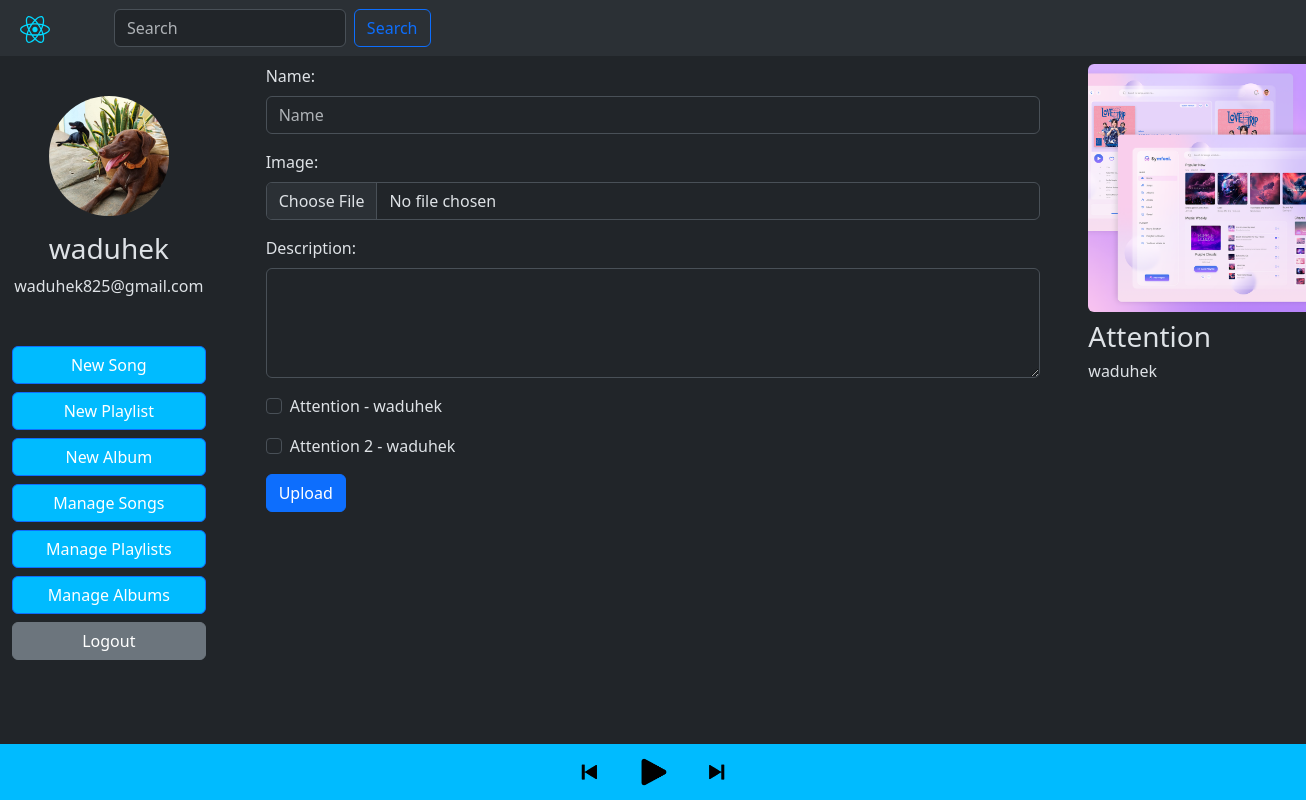
/create/playlist (signed in), run on the app's committed database.
### app.py (models this page shows)
class User(db.Model, UserMixin):
    __tablename__ = "user"
    id = db.Column(db.Integer(), primary_key=True)
    email = db.Column(db.String(255), unique=True)
    username = db.Column(db.String(255), unique=True, nullable=False)
    password = db.Column(db.String(255), nullable=False)
    img = db.Column(db.String(300), default='user.png')
    phone = db.Column(db.Integer())
    gender = db.Column(db.String(10))
    address = db.Column(db.String(300))
    active = db.Column(db.Boolean())
    fs_uniquifier = db.Column(db.String(255), unique=True, nullable=False)
    confirmed_at = db.Column(db.DateTime())
    songs = db.relationship('Songs', backref='user',
                            cascade="all, delete-orphan")
    albums = db.relationship('Albums', backref='user',
                             cascade="all, delete-orphan")
    playlist = db.relationship('Playlist', backref='user',
                               cascade="all, delete-orphan")
    roles = db.relationship(
        "Role", secondary="roles_users", backref=db.backref("users", lazy="dynamic")
    )

class Songs(db.Model):
    id = db.Column(db.Integer, primary_key=True)
    name = db.Column(db.String(200), nullable=False)
    song = db.Column(db.String(300))
    img = db.Column(db.String(300))
    duration = db.Column(db.String(10))
    genre = db.Column(db.String(50))
    rating = db.Column(db.Float, default=0.0)
    num_ratings = db.Column(db.Integer, default=0)
    date_added = db.Column(db.DateTime, default=datetime.utcnow)
    popularity = db.Column(db.Integer, default=0)
    lyrics = db.Column(db.String(3000))
    artist_id = db.Column(db.Integer, db.ForeignKey(
        'user.id'), nullable=False)
    album_id = db.Column(db.Integer, db.ForeignKey(
        'albums.id'))

### app.py (the view, shortened to what this page needs)
@app.route('/create/playlist', methods=['POST', 'GET'])
def create_playlist():
    uid = current_user.id
    status = session.get('playpause', 'play')
    a = session.get('current_song_id', 1)
    curr_song = Songs.query.filter_by(id=a).first()
    user, log, hide = show()
    if not curr_song:
        curr_song = Songs(name='', img='default.png')
    songs = Songs.query.all()
    return render_template('create_playlist.html', songs=songs, hide=hide, log=log, curr_song=curr_song, status=status, user=user)

### app.py (called while the page is built)
def show():
    auth = current_user.is_authenticated
    if not auth:
        user = User(username='login', email=' ', img='default.png')
        log, hide = "hidden", ""
    else:
        user = User.query.get(current_user.id)
        log, hide = "", "hidden"
    return user, log, hide

### templates/create_playlist.html
{% extends "base.html" %}
{% block content %}
<div class="col-md-8" id="col2">
<form method="POST" class="ms-5 me-5" enctype="multipart/form-data">
    <div class="mb-3">
        <label for="name" class="form-label">Name:</label>
        <input type="text" class="form-control" id="name" placeholder="Name" name="name">
    </div>
    <div class="mb-3">
        <label for="image" class="form-label">Image:</label>
        <input type="file" class="form-control" id="image" placeholder="Image" name="img">
    </div>
    <div class="mb-3">
        <label for="description" class="form-label">Description:</label>
        <textarea rows="4" cols="30" class="form-control" id="description" name="desc"></textarea>
    </div>
    {% for song in songs %}
    <div class="mb-3 form-check">
        <input type="checkbox" class="form-check-input" id="song{{ song.id }}" name="selected_songs" value="{{ song.id }}">
        <label class="form-check-label" for="song{{ song.id }}">
            {{ song.name }} - {{ song.user.username }}
        </label>
    </div>
    {% endfor %}
    <button type="submit" class="btn btn-primary">Upload</button>
</form>
</div>
{% endblock %}

### templates/base.html (shortened to what this page needs)
<!DOCTYPE html>
<html lang="en" data-bs-theme="dark">
<head>
    <link href="https://cdn.jsdelivr.net/npm/bootstrap@5.3.2/dist/css/bootstrap.min.css" rel="stylesheet">
    <link rel="stylesheet" href="{{ url_for('static', filename='app.css') }}" />
</head>
<body>
    <nav class="navbar navbar-expand-lg bg-body-tertiary p-2">
        <div class="container-fluid">
          <a class="navbar-brand" href="{{ url_for('index') }}"><img src = "{{ url_for('static', filename='react.svg') }}" width="30px" /></a>
            <form class="d-flex justify-content-start w-25 me-auto" role="search" method="post" action="{{ url_for('search_results')}}">
                <input class="form-control me-2" type="search" placeholder="Search" aria-label="Search" name="queryString">
                <button class="btn btn-outline-primary" type="submit">Search</button>
            </form>
          </div>
      </nav>
      <div class = "container-fluid mt-2">
        <div class="row row-cols-3">
            <div class="col-md-2 mt-2" id="col1">
                <div class="row mt-3">
                    <a href="{{url_for('account')}}" class="d-flex justify-content-center" >
                        <img src = "{{ url_for('static', filename='uploads/' + user.img) }}" class="mt-2 rounded-circle" width="120px" height="120px" class = "mt-2" style="object-fit: cover;"/>
                    </a>
                    <div class="col mb-3">
                        <h3 class="mt-3 d-flex justify-content-center">{{user.username}}</h3>
                        <p class="fw-light d-flex justify-content-center">{{user.email}}</p>
                </div>
                <div class="menu-btns mt-3">
                    <a href="{{ url_for('create_song') }}" class="btn btn-primary btn-block mb-2 col-12 custom-btn" {{log}}>New Song</a>
                    <a href="{{ url_for('create_playlist') }}" class="btn btn-primary btn-block mb-2 col-12 custom-btn" {{log}}>New Playlist</a>
                    <a href="{{ url_for('create_album') }}" class="btn btn-primary btn-block mb-2 col-12 custom-btn" {{log}}>New Album</a>
                    <a href="{{ url_for('manage_songs') }}" class="btn btn-primary btn-block mb-2 col-12 custom-btn" {{log}}>Manage Songs</a>
                    <a href="{{ url_for('manage_playlists') }}" class="btn btn-primary btn-block mb-2 col-12 custom-btn" {{log}}>Manage Playlists</a>
                    <a href="{{ url_for('manage_albums') }}" class="btn btn-primary btn-block mb-2 col-12 custom-btn" {{log}}>Manage Albums</a>
                    <a href="{{ url_for('logout') }}" class="btn btn-secondary btn-block mb-2 col-12" {{log}}>Logout</a>
                </div>
            </div>
        </div>
{% block content %}{% endblock %}
<div class="col-md-2" id="col3">
        <img src="{{ url_for('static', filename='uploads/' + curr_song.img) }}" class="me-5 rounded" alt="cover" style="width: 15.5rem; height: 15.5rem; object-fit: cover;">
        <h3 class="mt-2">{{curr_song.name}}</h3>
        <h6 class="fw-light">{{curr_song.user.username}}</h6>
</div>
</div>
</div>
<div class="fixed-bottom" id="player">
    <div class="container-fluid d-flex justify-content-center">
        <div class="row">
            <div class="col mt-2 mb-2 ">
                <img id="prevBtn" src="{{ url_for('static', filename='prev.png') }}" width="40px" onclick="togglePrev({{curr_song.id}})">
            </div>
            <div class="col mt-2 mb-2 ">
                <img id="playPauseBtn" src="{{ url_for('static', filename='play.png') }}" width="40px" onclick="togglePlayPause()">
            </div>
            <div class="col mt-2 mb-2 ">
                <img id="nextBtn" src="{{ url_for('static', filename='next.png') }}" width="40px" onclick="toggleNext({{curr_song.id}})">
            </div>
        </div>
    </div>
</div>
</body>
</html>

### static/app.css (style rules this page uses)
body { overflow-x: hidden; }
#player { background-color: rgb(0, 187, 255); padding: 0; margin: 0; }
#col3 { padding-left: 0; padding-right: 0; }
#col2 { padding-left: 0; padding-right: 0; }
.custom-btn { background-color: rgb(0, 187, 255); }

### data on the page
User: img (picture), username "waduhek", email "waduhek825@gmail.com", user.username "waduhek"
Songs: name "Attention", user.username "waduhek", img (picture)
Songs: name "Attention 2", user.username "waduhek"
